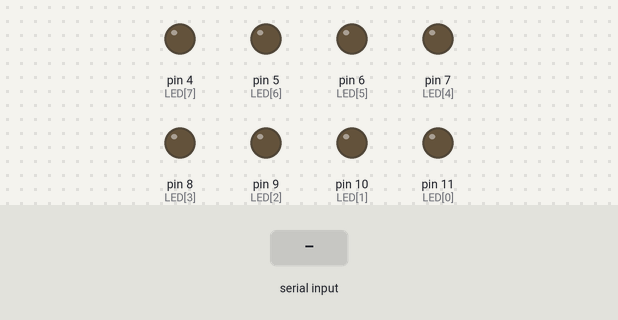
A sketch run on a simulated Arduino Uno, built with avr-gcc and run on an emulated ATmega328P. On the bench: output pins drawn as LEDs (lit = HIGH). The inputs (shaded band) are chosen by the test bench. What the sketch prints to the serial monitor is not drawn.

Above: at 1.2 s.
1.3 s: "A90\n" received over Serial
At 1.6 s:
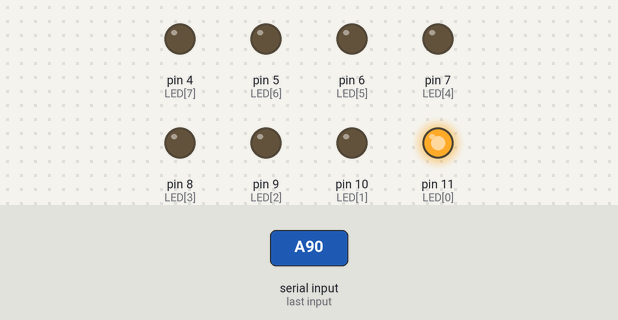
At 3.1 s:
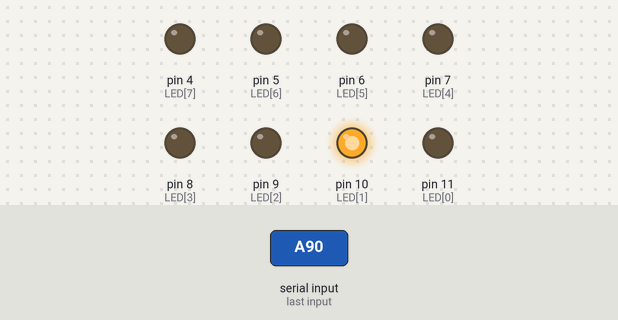
7.3 s: "C90\n" received over Serial
At 8.1 s:
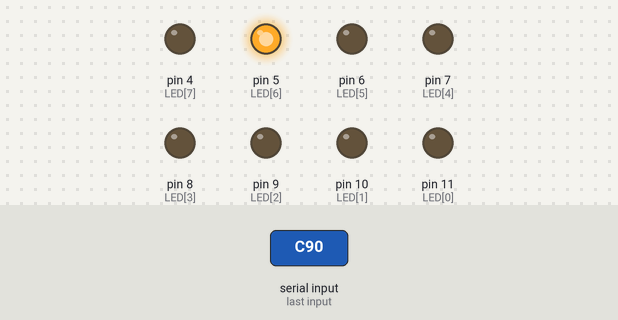
Timing chart, 0 to 10.8 s (numbered marks = the images above; inputs shaded):
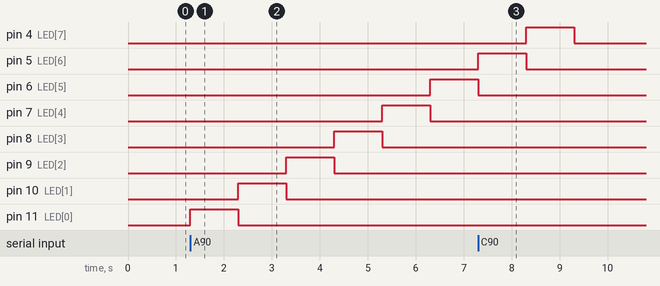

Measured:
- after the input at 1.3 s, pin 6 (LED[5]): LOW → HIGH after 5.0 s; pin 7 (LED[4]): LOW → HIGH after 4.0 s, → LOW 1.0 s later; pin 8 (LED[3]): LOW → HIGH after 3.0 s, → LOW 1.0 s later; pin 9 (LED[2]): LOW → HIGH after 2.0 s, → LOW 1.0 s later; pin 10 (LED[1]): LOW → HIGH after 1.0 s, → LOW 1.0 s later

The sketch:

Lab03.ino
```cpp
const byte LED[] = {11,10,9,8,7,6,5,4};  //儲存LED的接腳
int delaytime = 1000; //設定步驟延遲1秒
int i,no;
char ch;
const byte num = 8;  //設定迴圈計數器
void light01();
void light02();
void light03();
void light04();

void setup() {
  for(i=0;i<num;i++){
    pinMode(LED[i],OUTPUT); //設定pin腳輸出
  }
  Serial.begin(9600);
}

void loop() {
  if(Serial.available()){  //判斷緩衝區有無資料
    ch = Serial.read();  ////從串列緩衝區讀取一個字元
    if(ch=='1'){
      light01();
    }
    else if(ch=='2'){
      light02();
    }
    else if(ch=='A'){
      light03();
    }
    else if(ch=='B'){
      light04();
    }
    else if(ch=='C'){
      delaytime = Serial.parseInt();  //從串列緩衝區讀取有效整數資料
      Serial.print("延遲時間：");   //在監控視窗顯示訊息
      Serial.print(delaytime);
      Serial.println("ms");
    }
  }
}

void light01(){
  digitalWrite(LED[0],HIGH); //使用高態動作讓LED燈亮起
  delay(delaytime);  //延遲程式1秒
  digitalWrite(LED[0],LOW);  ////使用高態動作讓LED燈熄滅
}

void light02(){
  digitalWrite(LED[1],HIGH); //使用高態動作讓LED燈亮起
  delay(delaytime);  //延遲程式1秒
  digitalWrite(LED[1],LOW);  ////使用高態動作讓LED燈熄滅
}

void light03(){
  for(i=0;i<num;i++){
    digitalWrite(LED[i],HIGH); //使用高態動作讓LED燈亮起
    delay(delaytime);  //延遲程式1秒
    digitalWrite(LED[i],LOW);  ////使用高態動作讓LED燈熄滅
  }
}

void light04(){
  for(i=num-1;i>=0;i--){
    digitalWrite(LED[i],HIGH); //使用高態動作讓LED燈亮起
    delay(delaytime);  //延遲程式1秒
    digitalWrite(LED[i],LOW);  ////使用高態動作讓LED燈熄滅
  }
}
```
